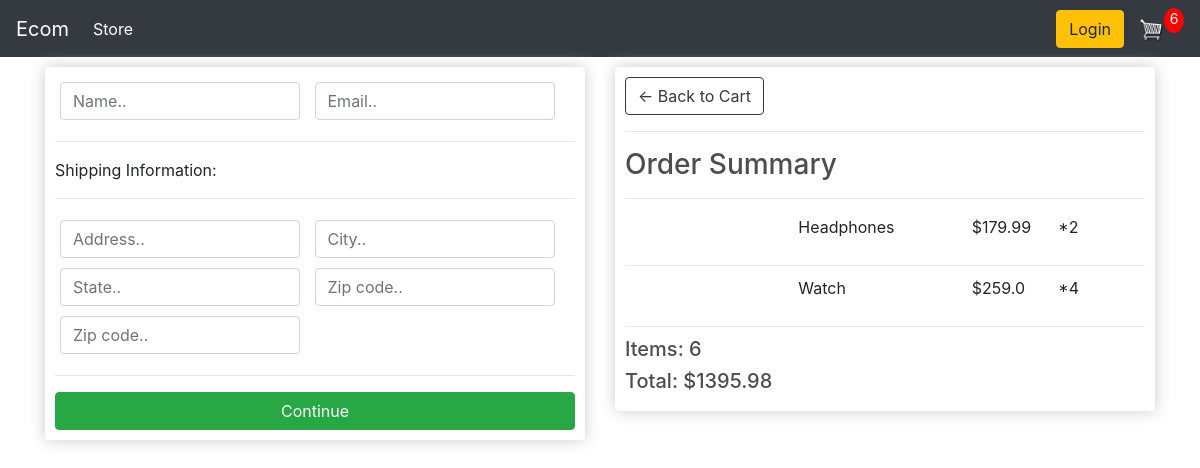
Before: /checkout/ (signed in) with the older database file.
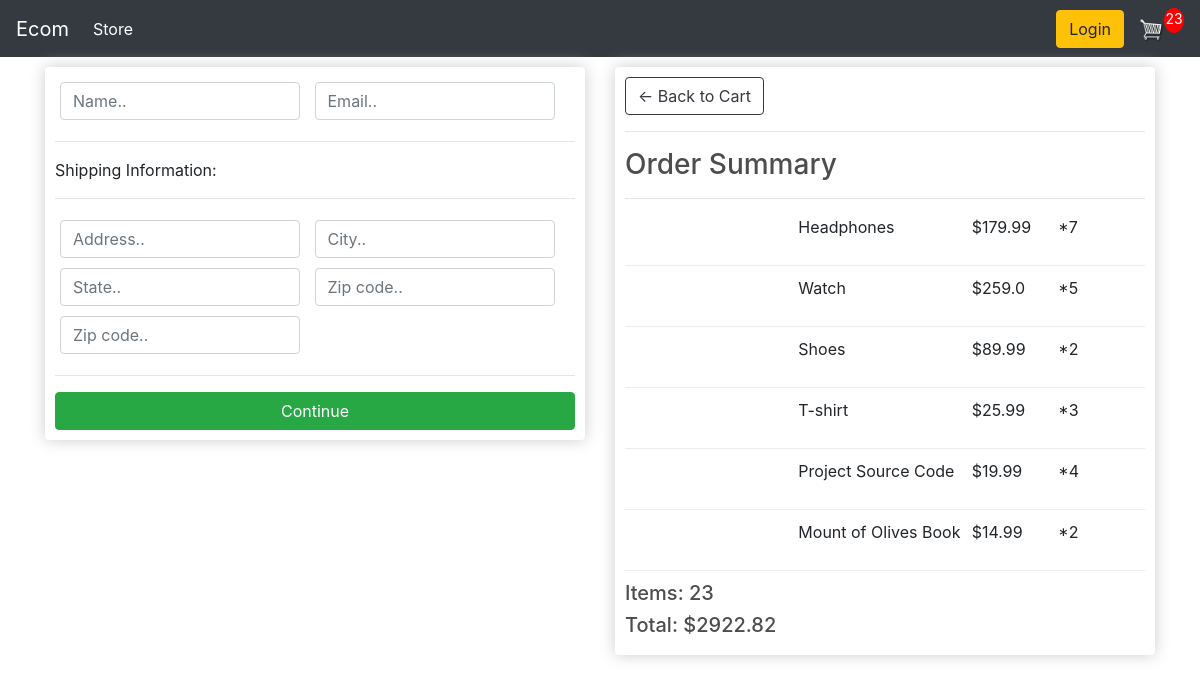
After: the same page with the newer database file.
### store/models.py (models this page shows, shortened)
class OrderItem(models.Model):
    product = models.ForeignKey(Product, on_delete=models.SET_NULL, null=True)
    order = models.ForeignKey(Order, on_delete=models.SET_NULL,null=True)
    quantity = models.IntegerField(default=0, null=True,blank=True)
    date_added = models.DateTimeField(auto_now_add=True)
    @property
    def get_total(self):
        total = self.product.price * self.quantity
        return total

class Product(models.Model):
    name = models.CharField(max_length=200, null=True)
    price = models.FloatField()
    digital = models.BooleanField(default=False, null=True,blank=False)
    image = CloudinaryField('image', default='image')
    @property
    def imageURL(self):
        try:
            url = self.image.url
        except:
            url = ''
        return url

class Order(models.Model):
    customer = models.ForeignKey(Customer, on_delete=models.SET_NULL,null=True, blank=True)
    date_ordered = models.DateTimeField(auto_now_add=True)
    complete = models.BooleanField(default=False,null=True,blank=False)
    transaction_id = models.CharField(max_length=100,null=True)
    @property
    def get_cart_total(self):
        orderitems = self.orderitem_set.all()
        total = sum([item.get_total for item in orderitems])
        return total
    @property
    def get_cart_items(self):
      orderitems = self.orderitem_set.all()
      total = sum([item.quantity for item in orderitems])
      return total

### store/views.py (the view)
# urls.py: path('checkout/', views.checkout, name = "checkout"),
def checkout(request):
    if request.user.is_authenticated:
        customer = request.user.customer
        order, created = Order.objects.get_or_create(customer=customer,complete=False)
        items = order.orderitem_set.all()
        cartItems = order.get_cart_items
    else:
        items = []
        order = {'get_cart_total':0,'get_cart_items':0}
        cartItems = order['get_cart_items']
    context = {'items':items, 'order':order,'cartItems': cartItems}
    return render(request,'store/checkout.html',context )

### store/templates/store/checkout.html (shortened to what this page needs)
{% extends 'store/main.html'%}
{% load static %}
{% block content %}
    <div class="row">
        <div class="col-lg-6">
            <div class="box-element" id="form-wrapper">
                <form id="form">
                    <div id="user-info">
                        <div class="form-field">
							<input required class="form-control" type="text" name="name" placeholder="Name..">
						</div>
						<div class="form-field">
							<input required class="form-control" type="email" name="email" placeholder="Email..">
						</div>
                    </div>
                    <div id="shipping-info">
                        <hr>
						<p>Shipping Information:</p>
						<hr>
						<div class="form-field">
							<input class="form-control" type="text" name="address" placeholder="Address..">
						</div>
						<div class="form-field">
							<input class="form-control" type="text" name="city" placeholder="City..">
						</div>
						<div class="form-field">
							<input class="form-control" type="text" name="state" placeholder="State..">
						</div>
						<div class="form-field">
							<input class="form-control" type="text" name="zipcode" placeholder="Zip code..">
						</div>
						<div class="form-field">
							<input class="form-control" type="text" name="country" placeholder="Zip code..">
						</div>
                    </div>
                    <hr>
                    <input id="form-button" class="btn btn-success btn-block" type="submit" value="Continue">
                </form>
            </div>
            <br>
        </div>
        <div class="col-lg-6">
            <div class="box-element">
                <a  class="btn btn-outline-dark" href="{% url 'cart' %}">&#x2190; Back to Cart</a>
				<hr>
				<h3>Order Summary</h3>
				<hr>
				{% for item in items %}
				<div class="cart-row">
					<div style="flex:2"><img class="row-image" src="{{item.product.imageURL}}"></div>
					<div style="flex:2"><p>{{item.product.name}}</p></div>
					<div style="flex:1"><p>${{item.product.price}}</p></div>
					<div style="flex:1"><p>*{{item.quantity}}</p></div>
				</div>
				{% endfor %}
				<h5>Items: {{order.get_cart_items}}</h5>
				<h5>Total: ${{order.get_cart_total|floatformat:2}}</h5>
            </div>
        </div>
    </div>
{% endblock content %}

Changed rows visible on the page:
changed OrderItem "Headphones": quantity "2" → "7"
changed OrderItem "Watch": quantity "4" → "5"
added OrderItem: product.name "Shoes", product.price "89.99", quantity "2"
added OrderItem: product.name "T-shirt", product.price "25.99", quantity "3"
added OrderItem: product.name "Project Source Code", product.price "19.99", quantity "4"
added OrderItem: product.name "Mount of Olives Book", product.price "14.99", quantity "2"
changed through a linked row, Order: get_cart_items "6" → "23"; get_cart_total "1395.98" → "2922.82"
Other visible differences:
{{ cartItems }}: "6" → "23"
